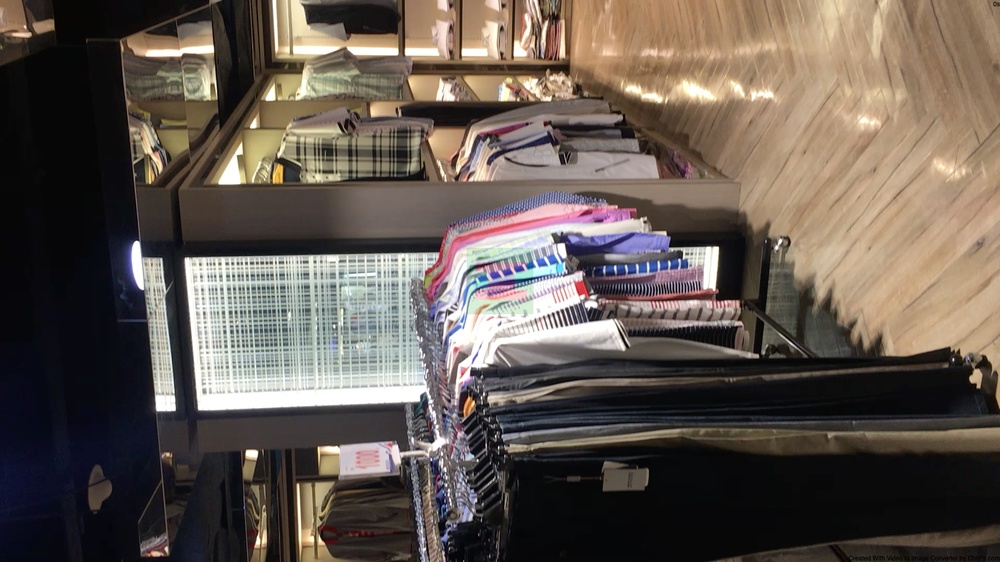
#> input picture simple_data/train/pierre cardin/1.jpg, 1000 x 562 px, shrunk from 1920 x 1080 before the run, found by its file name
$ jupyter execute --allow-errors Untitled1.ipynb
#> lines starting #> are read from the running program, lines starting #| are printed output that depends on the picture
[cell 1]
import os
import random
import shutil
from shutil import copy2

trainfiles = os.listdir('simple_data/春水堂')
num_train = len(trainfiles)
print( "num_train: " + str(num_train) )
index_list = list(range(num_train))
print(index_list)
random.shuffle(index_list)
num = 0

trainDir = 'simple_data/train/addidas'
validDir = 'simple_data/validation/addidas'
for i in index_list:
    fileName = os.path.join('simple_data/addidas', trainfiles[i])
    if num < num_train*0.8:
        print(str(fileName))
        copy2(fileName, trainDir)
    else:
        copy2(fileName, validDir)
    num += 1
#> further down, im is the input picture: PIL image 1000x562 RGB; mean R, G, B 98.8, 88.6, 80.8
#> `im = im.rotate(-180)`:
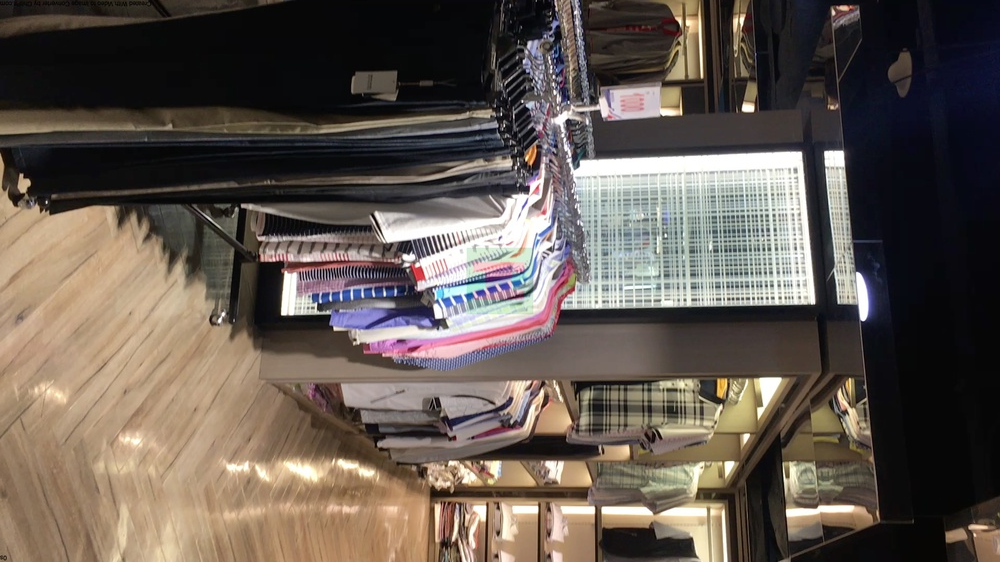
#> im: PIL image 1000x562 RGB; mean R, G, B 98.8, 88.6, 80.8

[cell 2]
from PIL import Image

Dir = 'simple_data/幸福台灣/'

x = 1
#> (the rest of this cell did not finish here and is left out)
